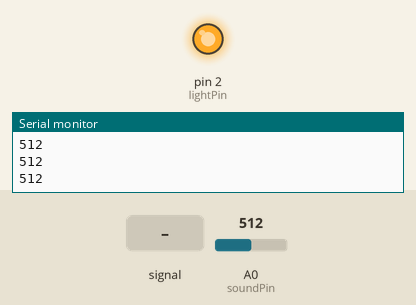
Bench run of a sketch on a simulated Arduino Uno, built with avr-gcc and run on an emulated ATmega328P. Parts: output pins drawn as LEDs (lit = HIGH), the last lines printed to the serial monitor. The test bench sets the inputs (shaded band); at power-on: A0 (soundPin) = 512.

Above: at 1.2 s.
1.3 s: A0 (soundPin) fed a 200 Hz sine of ±255 counts around its level
At 1.49 s:
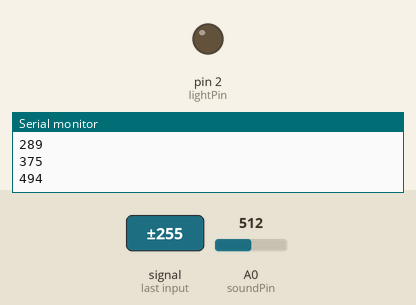
4.3 s: A0 (soundPin) set to 716
At 5.4 s:
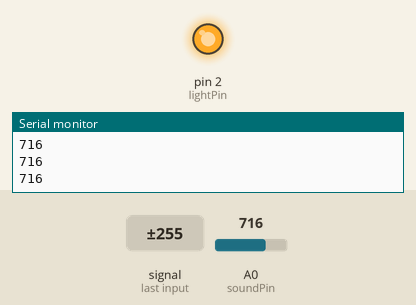
5.8 s: A0 (soundPin) set to 737
7.3 s: A0 (soundPin) set to 760
Timing chart, 0 to 9.8 s (numbered marks = the images above; inputs shaded):
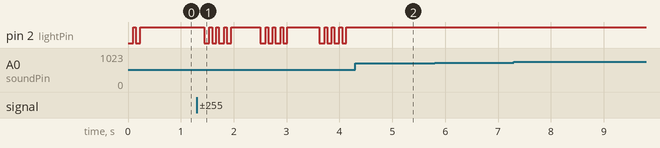

The sketch:

2_danxiaodeng.ino
```cpp
int soundPin=A0;
int scareVal=30;
int lightPin=2;
int lastReading=0;


void blink_bulb()
{
  digitalWrite(lightPin,LOW);
  delay(100);
  digitalWrite(lightPin,HIGH);
  delay(50);
  digitalWrite(lightPin,LOW);
  delay(80);
  digitalWrite(lightPin,HIGH);


}


void setup() {
  // put your setup code here, to run once:
  Serial.begin(9600);
  pinMode(lightPin,OUTPUT);
}

void loop() {
  // put your main code here, to run repeatedly:
  int soundVal=analogRead(soundPin);
  digitalWrite(lightPin,HIGH);
  Serial.println(soundVal);
  if(soundVal-lastReading>scareVal)
  {
    blink_bulb();
  }
  lastReading=analogRead(soundPin);
  delay(50);
}
```

Measured:
- after the input at 1.3 s, pin 2 (lightPin): HIGH → LOW after 0.14 s, then repeats every 1.1 s: HIGH 0.05 s, LOW 0.08 s, HIGH 0.05 s, LOW 0.10 s, HIGH 0.05 s, LOW 0.08 s, HIGH 0.55 s, LOW 0.10 s
- after the input at 4.3 s, pin 2 (lightPin): stops changing and stays HIGH
